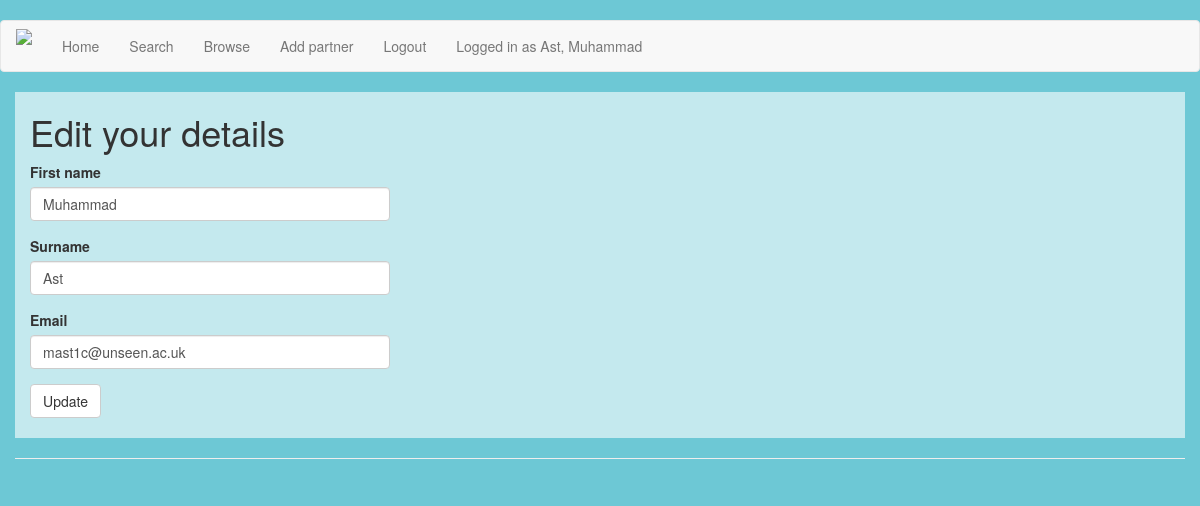
The page /edituser/ (signed in) on the database its author committed.
### app/models.py (models this page shows, shortened)
class User(UserMixin, db.Model):
	id = db.Column(db.Integer, primary_key=True)
	userid = db.Column(db.String(64), index=True, unique=True)
	fname = db.Column(db.String(64), index=True)
	sname = db.Column(db.String(64), index=True)
	email = db.Column(db.String(120), index=True, unique=True)
	role = db.Column(db.String)
	passwordhash = db.Column(db.String(128))
	collabs = db.relationship('Partner', backref='col_owner', lazy='dynamic')
	reports = db.relationship('Report', backref='report_author', lazy='dynamic')
	def is_admin(self):
		if self.role == 'Admin':
			return True
		else:
			return False
	@login.user_loader
	def load_user(id):
		return User.query.get(int(id))

### app/routes.py (the view, shortened to what this page needs)
@app.route('/edituser/', methods=['GET', 'POST'])
@login_required
def edituser():
	user = current_user
	form = EditUserDetailsForm()
	form.fname.data = user.fname
	form.sname.data = user.sname
	form.email.data = user.email
	return render_template('edituser.html', form=form)

### app/forms.py
class EditUserDetailsForm(FlaskForm):
	fname = StringField('First name', validators=[DataRequired()])
	sname = StringField('Surname', validators=[DataRequired()])
	email = StringField('Email', validators=[DataRequired(), Email()])
	submit = SubmitField('Update')

### app/templates/edituser.html (shortened to what this page needs)
{% extends "base.html" %}
{% block app_content %}
	<head>
	</head>
	<div class="container-fluid" id="searchbar">
		<h1>Edit your details</h1>
    		<div class="row">
        		<div class="col-md-4">
            		{{ wtf.quick_form(form) }}
        		</div>
    		</div>
    	</div>
	<hr>
{% endblock %}

### app/templates/base.html (shortened to what this page needs)
{% extends 'bootstrap/base.html' %}
{% import 'bootstrap/wtf.html' as wtf %}
{% block navbar %}
	<nav class="navbar navbar-default" id="navbardef">
		<div class="container-fluid">
            <div class="navbar-header">
                <a class="navbar-brand" rel="home" href="{{ url_for('index') }}" title="Home">
                <img style="max-width:100px; margin-top: -7px;"src="https://image.ibb.co/mCLfGy/logo.png">
                </a>
            </div>
            <div class="collapse navbar-collapse" id="bs-example-navbar-collapse-1">
                <ul class="nav navbar-nav">
                    <li><a href="{{ url_for('landing') }}">Home</a></li>
                <ul class="nav navbar-nav navbar-right">
                    {% if current_user.is_anonymous %}
                    <li><a href="{{ url_for('login') }}">Login</a></li>
                    {% else %}
                    <li><a href="{{ url_for('search') }}">Search</a></li>
                    <li><a href="{{ url_for('browsecountry') }}">Browse</a></li>
                    <li><a href="{{ url_for('newpartner') }}">Add partner</a></li>
                    <li><a href="{{ url_for('logout') }}">Logout</a></li>
                    <li><a href="{{ url_for('profile') }}">Logged in as {{ current_user.sname }}, {{ current_user.fname }}</a></li>
                    {% endif %}
                </ul>
            </div>
        </div>
	</nav>
{% endblock %}
{% block content %}
    <head>
    </head>
    <div class="container-fluid">
        {% block app_content %}{% endblock %}
    </div>
{% endblock %}

### app/templates/base.html (style rules this page uses)
body { background-color: #6dc8d5; height: 100%; background-size: cover; background-position: center; background-repeat: no-repeat; padding-top: 20px }

### app/templates/edituser.html (style rules this page uses)
#searchbar { background: rgba(255, 255, 255, 0.6); padding-bottom: 20px; }
body { height: 100%; background-position: center; background-repeat: no-repeat; background-size: cover; }

### rows shown on the page
User: sname "Ast", fname "Muhammad", email "mast1c@unseen.ac.uk"
